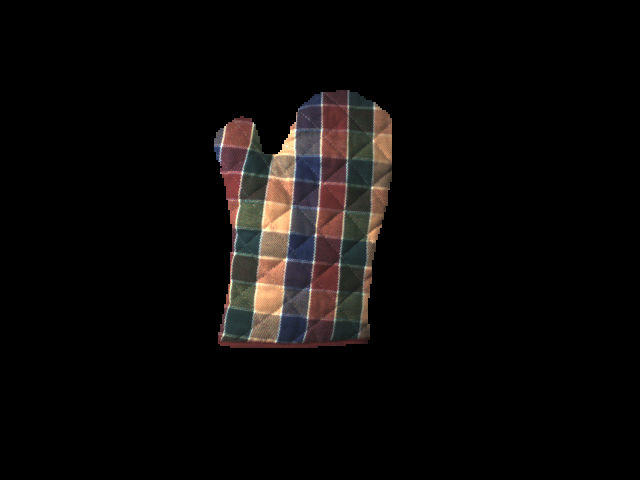
%> input picture data/intensity.png, 1280 x 960 px (shown at 1/2 size)
$ octave example.m   (GNU Octave 9; MATLAB toolbox functions it lacks are replaced by stand-ins)
%> lines starting %> are read from the running program, lines starting %| are printed output that depends on the picture; in (x1, y1, x2, y2) boxes, pixels count from 0 and x2, y2 are one past the last pixel; in counts of white or black regions, pixels touching at a corner belong together; the program's own positions count from 1
%%
clc
clear

restoredefaultpath;

addpath(genpath('../build/lib/'))

%% set everything up
number_of_runs = 10;

%load data
I = im2double(imread('../data/intensity.png'));
lin_op = im2double(imread('../data/shading.png'));%only pixelwise
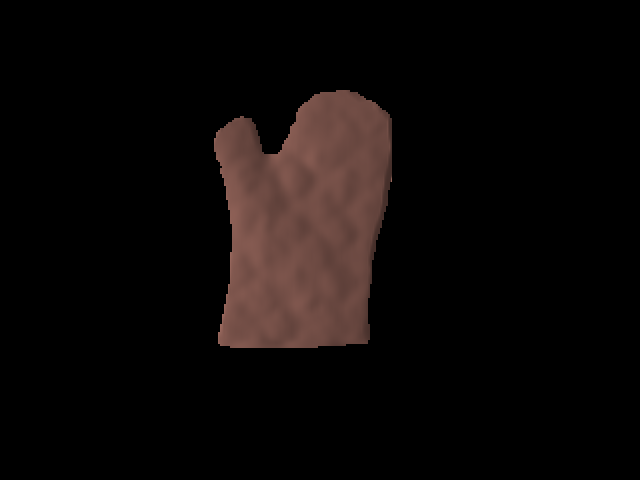
%> input picture data/shading.png, 1280 x 960 px (shown at 1/2 size)
mask = logical(imread('../data/mask.png'));
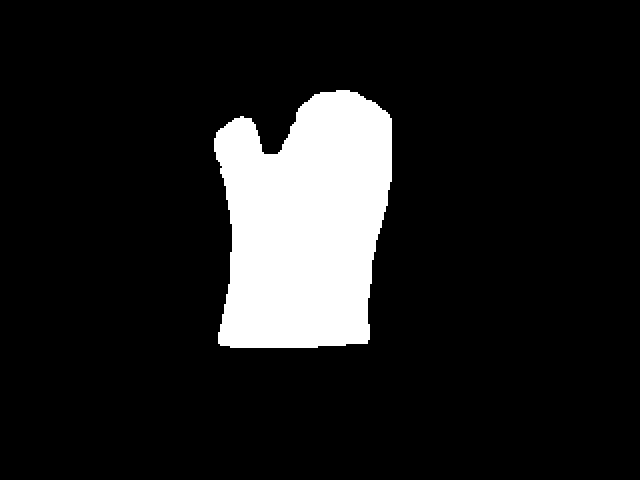
%> input picture data/mask.png, 1280 x 960 px (shown at 1/2 size)
%> mask: size 960x1280 logical; 11.9% white; 1 white region, box (x1, y1, x2, y2) and area: (428, 180, 784, 696) 145744

%set parameters
lambda = 0.1;
alpha = -1; %piecewise constant segmentation
% alpha = 10; %piecewise smooth segmentation
max_iter = 5000;
tol = 1e-5;

verbose = 1;

%low-level parameters
gamma = 2;
tau = 0.25;
sigma = 0.5;


%% mumfordShah

% initiate c++/cuda
tic;
%> (the run ends here)
